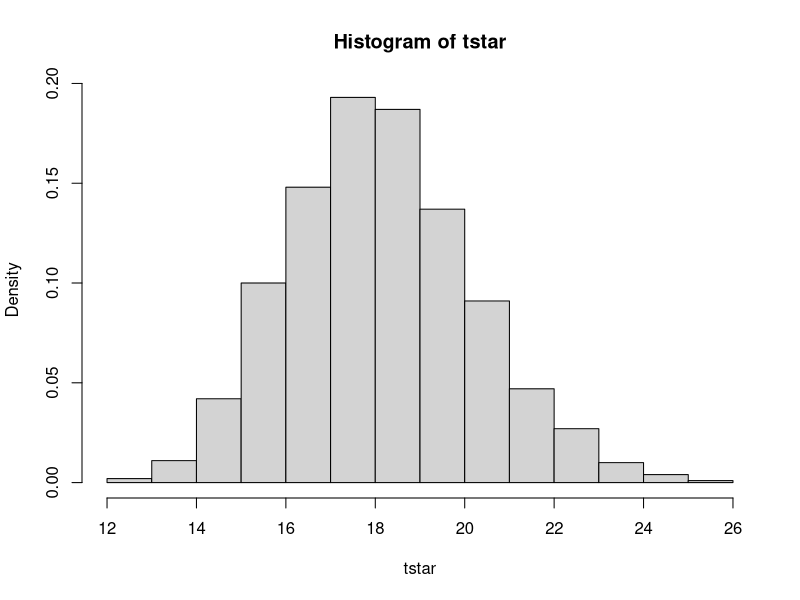
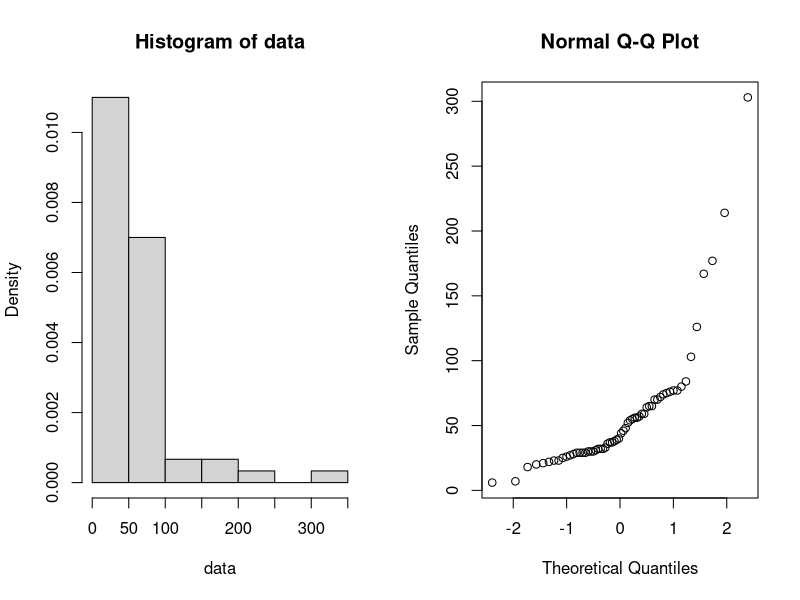
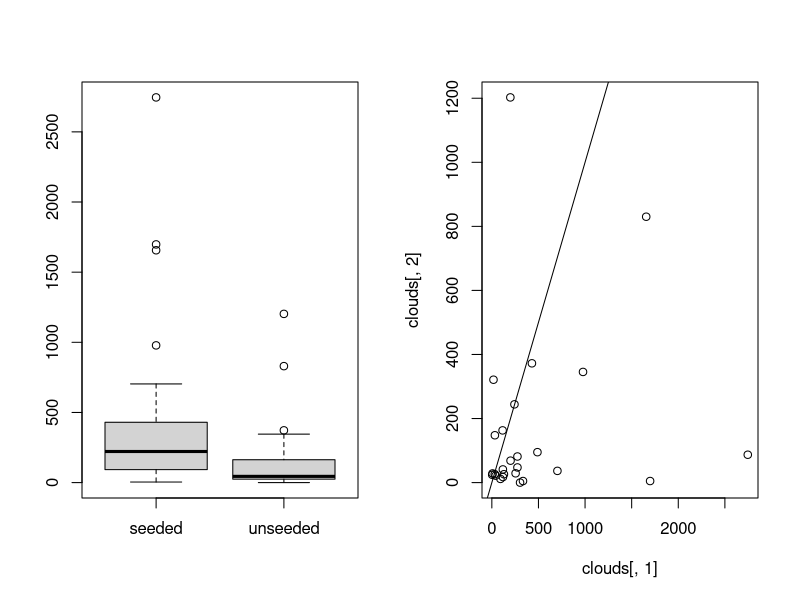
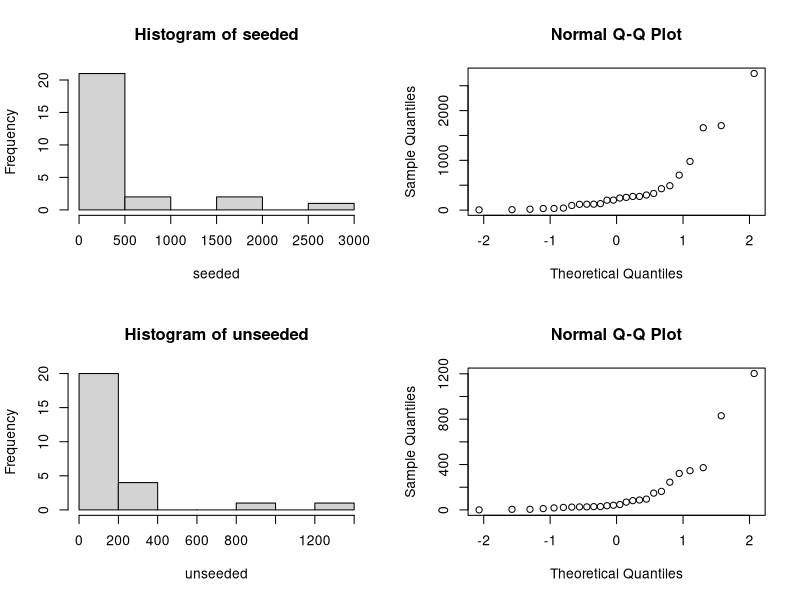
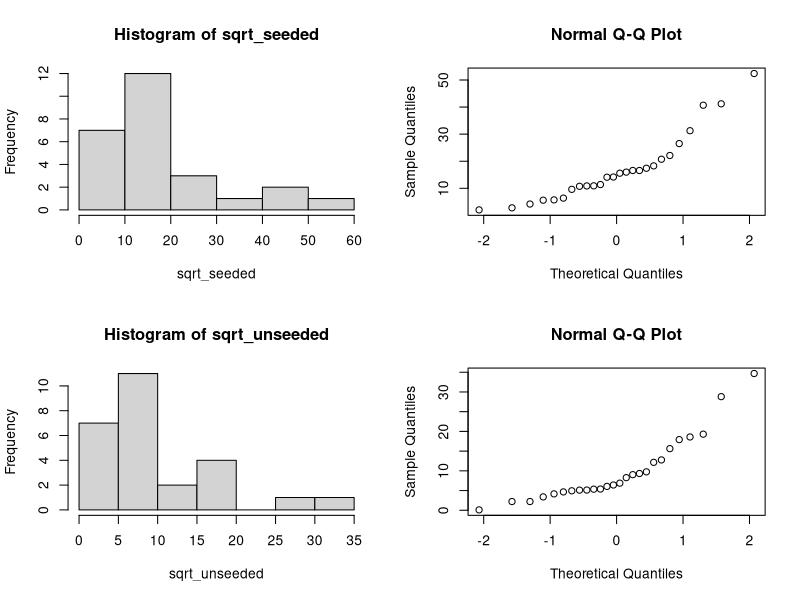
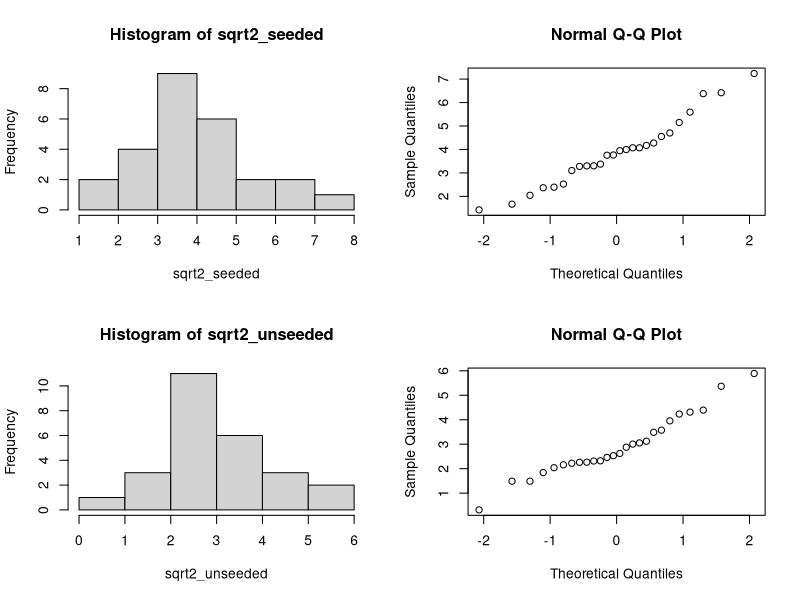
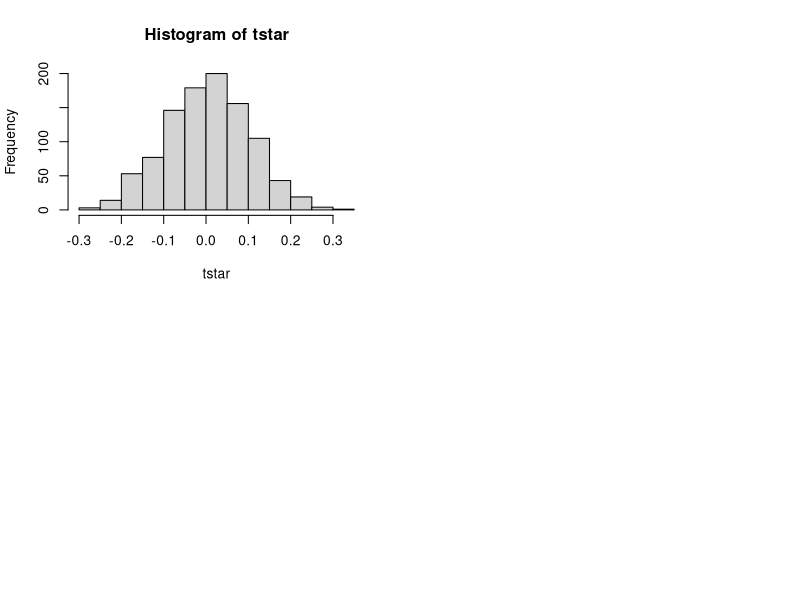

The R source for these figures, in order:
## ---- chunk 1
data = read.table("telephone.txt", header=TRUE)
data = data[,1]
## ---- chunk 2
x=seq(0,max(data),length=1000)

t_stat = median(data)
B = 1000
tstar = numeric(B)
n = length(data)
for(i in 1:B){
 xstar = rexp(n,c(0.01,0.1))
 tstar[i] = median(xstar)
}

hist(tstar, prob=T)
pl = sum(tstar<t_stat)/B
pr=sum(tstar>t_stat)/B
p = 2*min(pl,pr)
p
## ---- chunk 3
data = scan("klm.txt")
par(mfrow=c(1,2))
hist(data, prob=T)
qqnorm(data)
## ---- chunk 4
# m0 = 31 - expected median duration
m0 = 31
ns = sum(data <= m0) #number of successes
nt = length(data) #number of trials
result = binom.test(ns,nt,p=0.5) # p=0.5 - we consider median duration (N/2)
result
p = result[[3]]
p
## ---- chunk 5
ns2 = sum(data > 72); # amount of deliveries that exceeded 72 days
result = binom.test(ns2,nt,p=0.1) # p=0.1 - we consider that at most 10% of data is successfull
result
p = result[[3]]
p
## ---- chunk 6
clouds = read.table("clouds.txt",header=TRUE)
par(mfrow=c(1,2))
boxplot(clouds[,1],clouds[,2],names=c("seeded","unseeded"))
plot(clouds[,1],clouds[,2])
abline(0,1)

seeded = clouds[,1]
unseeded = clouds[,2]
## ---- chunk 7
cor.test(seeded,unseeded,method="spearman")
## ---- chunk 8
par(mfrow=c(2,2))
hist(seeded)
qqnorm(seeded)
hist(unseeded)
qqnorm(unseeded)
## ---- chunk 9
t.test(seeded,unseeded)
## ---- chunk 10
wilcox.test(seeded,unseeded)
## ---- chunk 11
ks.test(seeded,unseeded)
## ---- chunk 12
sqrt_seeded = sqrt(seeded)
sqrt_unseeded = sqrt(unseeded)

par(mfrow=c(2,2))
hist(sqrt_seeded)
qqnorm(sqrt_seeded)
hist(sqrt_unseeded)
qqnorm(sqrt_unseeded)
## ---- chunk 13
t.test(sqrt_seeded,sqrt_unseeded)
## ---- chunk 14
wilcox.test(sqrt_seeded,sqrt_unseeded)
## ---- chunk 15
ks.test(sqrt_seeded,sqrt_unseeded)
## ---- chunk 16
sqrt2_seeded = sqrt(sqrt(seeded))
sqrt2_unseeded = sqrt(sqrt(unseeded))

par(mfrow=c(2,2))
hist(sqrt2_seeded)
qqnorm(sqrt2_seeded)
hist(sqrt2_unseeded)
qqnorm(sqrt2_unseeded)
## ---- chunk 17
t.test(sqrt2_seeded,sqrt2_unseeded)
## ---- chunk 18
wilcox.test(sqrt2_seeded,sqrt2_unseeded)
## ---- chunk 19
ks.test(sqrt2_seeded,sqrt2_unseeded)
## ---- chunk 20
data = read.table("run.txt", header=TRUE)
before = data[,1]
after = data[,2]
soft_d_before = before[1:12]
soft_d_after = after[1:12]
energy_d_before = before[13:24]
energy_d_after = after[13:24]
## ---- chunk 21
#Q2
#test difference in speed before and after soft drink
t.test(soft_d_before, soft_d_after, paired=TRUE)

#test difference in speed before and after energy drink
t.test(energy_d_before, energy_d_after, paired=TRUE)
## ---- chunk 22
tstat = function(x,y){mean(x-y)}
B = 1000
tstar = numeric(B)
for(i in 1:B){
  tempstar = t(apply(cbind(before,after), 1, sample))
  tstar[i] = tstat(tempstar[,1], tempstar[,2])
}

 myt= tstat(before, after)
 hist(tstar)
 pl=sum(tstar<myt)/B
 pr=sum(tstar>myt)/B
 p=2*min(pl,pr)
 p 
